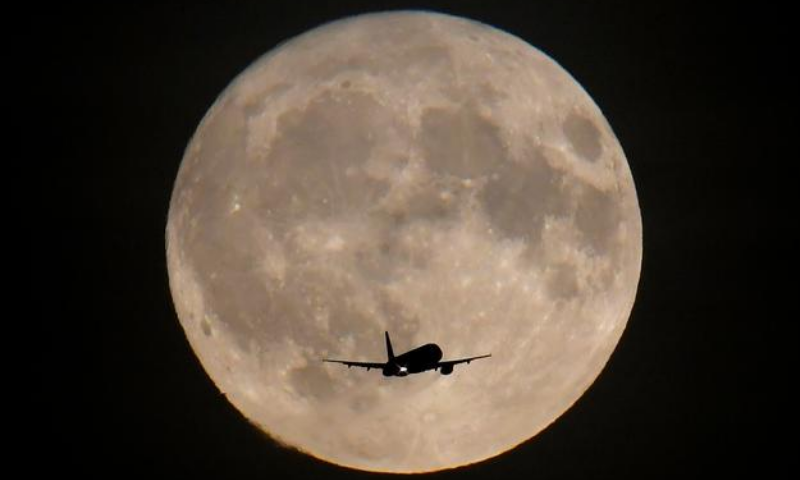
#> input picture LT_Bai05/moon.png, 800 x 480 px, found by its file name
$ python bai05.py
#> lines starting #> are read from the running program, lines starting #| are printed output that depends on the picture
import cv2 as cv
import numpy as np

def fft(gray):
    F = np.fft.fft2(gray)
    Fshift = np.fft.fftshift(F)


img = cv.imread(r'LT_Bai05\\moon.png', cv.IMREAD_GRAYSCALE)
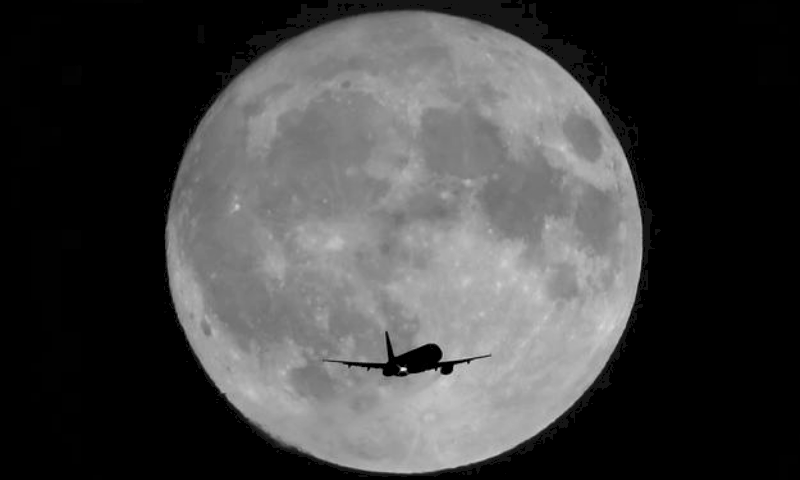
#> img: shape (480, 800); min 0, max 238, mean 66.4
